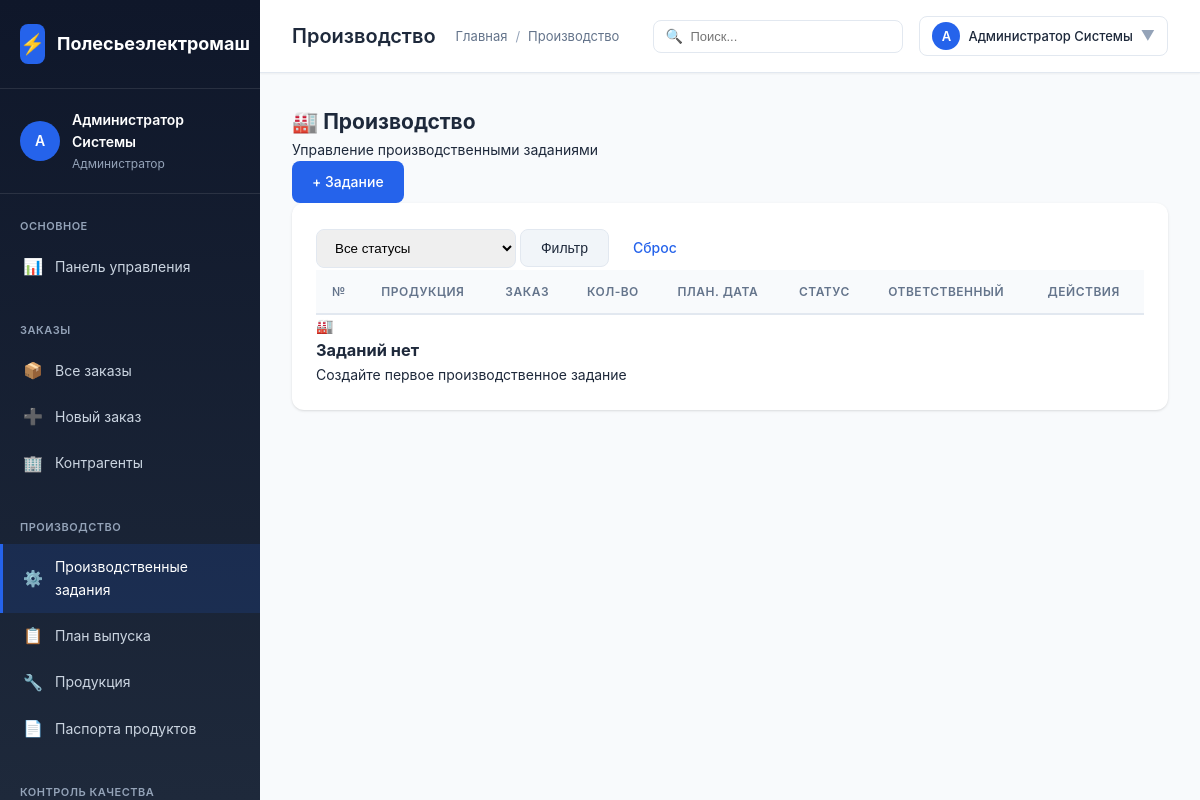
The page /polesie/modules/production/list.php (signed in) on the database its author committed.
### tables this page shows
CREATE TABLE `users` (
  `id` INT AUTO_INCREMENT PRIMARY KEY,
  `username` VARCHAR(50) NOT NULL UNIQUE,
  `password_hash` VARCHAR(255) NOT NULL,
  `full_name` VARCHAR(100) NOT NULL,
  `email` VARCHAR(100),
  `role_id` INT,
  `is_active` BOOLEAN DEFAULT TRUE,
  `created_at` TIMESTAMP DEFAULT CURRENT_TIMESTAMP,
  CONSTRAINT `fk_users_role` FOREIGN KEY (`role_id`) REFERENCES `user_roles`(`id`) ON DELETE SET NULL
);

CREATE TABLE `user_roles` (
  `id` INT AUTO_INCREMENT PRIMARY KEY,
  `name` VARCHAR(100) NOT NULL,
  `code` VARCHAR(50) NOT NULL UNIQUE,
  `description` TEXT,
  `permissions` JSON
);

### polesie/config/config.php (called while the page is built, shortened)
<?php
function getDbConnection() {
    static $pdo = null;
    if ($pdo === null) {
        try {
            $dsn = "mysql:host=" . DB_HOST . ";dbname=" . DB_NAME . ";charset=" . DB_CHARSET;
            $options = [
                PDO::ATTR_ERRMODE => PDO::ERRMODE_EXCEPTION,
                PDO::ATTR_DEFAULT_FETCH_MODE => PDO::FETCH_ASSOC,
                PDO::ATTR_EMULATE_PREPARES => false,
            ];
            $pdo = new PDO($dsn, DB_USER, DB_PASS, $options);
        } catch (PDOException $e) {
            die("Ошибка подключения к базе данных: " . $e->getMessage());
        }
    }
    return $pdo;
}
function e($string) {
    return htmlspecialchars($string ?? '', ENT_QUOTES, 'UTF-8');
}
function isLoggedIn() {
    return isset($_SESSION['user_id']) && !empty($_SESSION['user_id']);
}
function getCurrentUser() {
    static $user = null;
    if ($user === null) {
        $pdo = getDbConnection();
        $stmt = $pdo->prepare("
            SELECT u.*, r.code as role_code, r.name as role_name
            FROM users u
            JOIN user_roles r ON u.role_id = r.id
            WHERE u.id = ? AND u.is_active = TRUE
        ");
        $stmt->execute([$_SESSION['user_id']]);
        $user = $stmt->fetch();
    }
    return $user;
}
function hasPermission($permission) {
    $user = getCurrentUser();
    if ($user['role_code'] === 'admin') {
        return true;
    }
    return true;
}
function asset($path) {
    $path = ltrim($path, '/');
    return APP_URL . '/' . $path;
}
function pageUrl($path) {
    $path = ltrim($path, '/');
    return APP_URL . '/' . $path;
}

### polesie/modules/production/list.php (the view, shortened to what this page needs)
<?php
require_once __DIR__ . '/../../config/config.php';
$user = getCurrentUser();
$pdo = getDbConnection();
$pageTitle = 'Производство';
$sql = "SELECT pt.*, o.order_number, p.name as product_name, p.article as product_article,
               c.name as category_name, u.symbol as unit_name,
               u2.full_name as responsible_name, u3.full_name as worker_name,
               pt.quantity_plan as quantity, pt.planned_start as planned_date
        FROM production_tasks pt
        JOIN orders o ON pt.order_id = o.id
        JOIN products p ON pt.product_id = p.id
        LEFT JOIN product_categories c ON p.category_id = c.id
        LEFT JOIN base_units u ON p.base_unit_id = u.id
        LEFT JOIN users u2 ON pt.responsible_id = u2.id
        LEFT JOIN users u3 ON pt.worker_id = u3.id
        WHERE 1=1";
$params = [];
$sql .= " ORDER BY pt.created_at DESC";
$stmt = $pdo->prepare($sql);
$stmt->execute($params);
$tasks = $stmt->fetchAll();
?>
<!DOCTYPE html>
<html lang="ru">
<head>
    <link rel="stylesheet" href="<?= asset('assets/css/style.css') ?>">
</head>
<body>
    <div class="app-container">
        <?php include BASE_PATH . '/includes/sidebar.php'; ?>
        <div class="main-content">
            <?php include BASE_PATH . '/includes/topbar.php'; ?>
            <div class="content-area">
                <div class="content">
                    <div class="page-header">
                        <div class="page-header-title">
                            <h2>🏭 Производство</h2>
                            <p>Управление производственными заданиями</p>
                        </div>
                        <div class="page-header-actions">
                            <?php if (hasPermission('production.create')): ?>
                                <a href="create.php" class="btn btn-primary">+ Задание</a>
                            <?php endif; ?>
                        </div>
                    </div>
                    <div class="card">
                        <div class="card-body">
                            <form method="GET" class="filter-form">
                                <div class="filter-row">
                                    <select name="status" style="width: 200px; padding: 10px 14px; border: 1px solid var(--border-color); border-radius: var(--border-radius);">
                                        <option value="">Все статусы</option>
                                    </select>
                                    <button type="submit" class="btn btn-secondary">Фильтр</button>
                                    <a href="list.php" class="btn btn-outline">Сброс</a>
                                </div>
                            </form>
                            <table class="data-table">
                                <thead>
                                    <tr>
                                        <th>№</th>
                                        <th>Продукция</th>
                                        <th>Заказ</th>
                                        <th>Кол-во</th>
                                        <th>План. дата</th>
                                        <th>Статус</th>
                                        <th>Ответственный</th>
                                        <th>Действия</th>
                                    </tr>
                                </thead>
                            </table>
                            <?php if (empty($tasks)): ?>
                                <div class="empty-state">
                                    <div class="empty-state-icon">🏭</div>
                                    <h3>Заданий нет</h3>
                                    <p>Создайте первое производственное задание</p>
                                </div>
                            <?php endif; ?>
                        </div>
                    </div>
                </div>
            </div>
        </div>
    </div>
</body>
</html>

### polesie/includes/sidebar.php (shortened to what this page needs)
<div class="sidebar">
    <div class="sidebar-header">
        <div class="sidebar-logo">
            <div class="sidebar-logo-icon">⚡</div>
            <span>Полесьеэлектромаш</span>
        </div>
    </div>
    <div class="sidebar-user">
        <div class="sidebar-user-info">
            <div class="sidebar-user-avatar">
                <?= mb_substr($user['full_name'], 0, 1) ?>
            </div>
            <div class="sidebar-user-details">
                <div class="sidebar-user-name"><?= e($user['full_name']) ?></div>
                <div class="sidebar-user-role"><?= e($user['role_name']) ?></div>
            </div>
        </div>
    </div>
    <nav class="sidebar-nav">
        <div class="sidebar-nav-section">
            <div class="sidebar-nav-title">Основное</div>
            <?php
            $currentPath = $_SERVER['PHP_SELF'];
            if (preg_match('#/polesie/(.*)$#i', $currentPath, $matches)) {
                $relativePath = $matches[1];
            } else {
                $relativePath = ltrim($currentPath, '/');
            }
            ?>
            <a href="<?= pageUrl('index.php') ?>" class="sidebar-nav-item <?= $relativePath === 'index.php' ? 'active' : '' ?>">
                <span class="sidebar-nav-icon">📊</span>
                <span>Панель управления</span>
            </a>
        </div>
        <div class="sidebar-nav-section">
            <div class="sidebar-nav-title">Заказы</div>
            <a href="<?= pageUrl('modules/orders/list.php') ?>" class="sidebar-nav-item <?= $relativePath === 'modules/orders/list.php' ? 'active' : '' ?>">
                <span class="sidebar-nav-icon">📦</span>
                <span>Все заказы</span>
            </a>
            <a href="<?= pageUrl('modules/orders/create.php') ?>" class="sidebar-nav-item <?= $relativePath === 'modules/orders/create.php' ? 'active' : '' ?>">
                <span class="sidebar-nav-icon">➕</span>
                <span>Новый заказ</span>
            </a>
            <a href="<?= pageUrl('modules/contractors/list.php') ?>" class="sidebar-nav-item <?= $relativePath === 'modules/contractors/list.php' ? 'active' : '' ?>">
                <span class="sidebar-nav-icon">🏢</span>
                <span>Контрагенты</span>
            </a>
        </div>
        <div class="sidebar-nav-section">
            <div class="sidebar-nav-title">Производство</div>
            <a href="<?= pageUrl('modules/production/list.php') ?>" class="sidebar-nav-item <?= $relativePath === 'modules/production/list.php' ? 'active' : '' ?>">
                <span class="sidebar-nav-icon">⚙️</span>
                <span>Производственные задания</span>
            </a>
            <a href="<?= pageUrl('modules/production/plan.php') ?>" class="sidebar-nav-item <?= $relativePath === 'modules/production/plan.php' ? 'active' : '' ?>">
                <span class="sidebar-nav-icon">📋</span>
                <span>План выпуска</span>
            </a>
            <a href="<?= pageUrl('modules/products/list.php') ?>" class="sidebar-nav-item <?= $relativePath === 'modules/products/list.php' ? 'active' : '' ?>">
                <span class="sidebar-nav-icon">🔧</span>
                <span>Продукция</span>
            </a>
            <a href="<?= pageUrl('modules/products/passports.php') ?>" class="sidebar-nav-item <?= $relativePath === 'modules/products/passports.php' ? 'active' : '' ?>">
                <span class="sidebar-nav-icon">📄</span>
                <span>Паспорта продуктов</span>
            </a>
        </div>
        <div class="sidebar-nav-section">
            <div class="sidebar-nav-title">Контроль качества</div>
        </div>
    </nav>
</div>

### polesie/includes/topbar.php (shortened to what this page needs)
<div class="topbar">
    <div class="topbar-left">
        <h1 class="topbar-title"><?= e($pageTitle) ?></h1>
        <div class="topbar-breadcrumb">
            <a href="<?= pageUrl('index.php') ?>">Главная</a>
            <span class="topbar-breadcrumb-separator">/</span>
            <span><?= e($pageTitle) ?></span>
        </div>
    </div>
    <div class="topbar-right">
        <div style="position: relative;">
            <input
                type="text"
                placeholder="Поиск..."
                style="padding: 8px 14px 8px 36px; border: 1px solid var(--border-color); border-radius: var(--border-radius); width: 250px; font-size: 13px;"
            >
            <span style="position: absolute; left: 12px; top: 50%; transform: translateY(-50%); color: var(--text-muted);">🔍</span>
        </div>
        <div style="position: relative;">
            <div class="topbar-action" onclick="toggleProfileMenu()" style="width: auto; padding: 8px 12px; gap: 8px;">
                <div style="width: 28px; height: 28px; background: var(--primary-color); border-radius: 50%; display: flex; align-items: center; justify-content: center; color: white; font-size: 13px; font-weight: 600;">
                    <?= mb_substr($user['full_name'], 0, 1) ?>
                </div>
                <span style="font-size: 13px; font-weight: 500;"><?= e($user['full_name']) ?></span>
                <span style="color: var(--text-muted);">▼</span>
            </div>
        </div>
    </div>
</div>

### rows shown on the page
users: full_name "А", full_name "Администратор Системы", role.name "Администратор"

### other values the page prints
$pageTitle "Производство"
